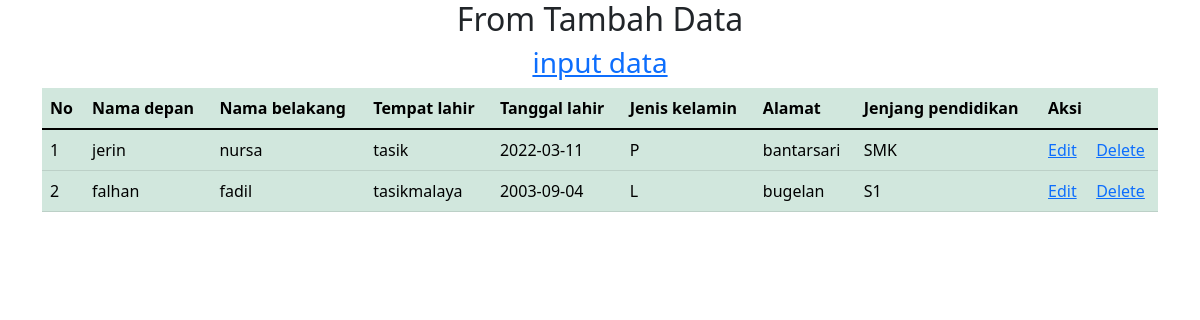
/index.php/favorit/tampil_data, run on the app's committed database.
### tables this page shows
CREATE TABLE `tbl_profile` (
  `id` int(11) NOT NULL,
  `nama_depan` varchar(100) NOT NULL,
  `nama_belakang` varchar(100) NOT NULL,
  `tempat_lahir` varchar(100) NOT NULL,
  `tanggal_lahir` date NOT NULL,
  `jenis_kelamin` varchar(5) NOT NULL,
  `alamat` text NOT NULL,
  `jenjang_pendidikan` varchar(50) NOT NULL
);

### application/controllers/Favorit.php (called while the page is built, shortened)
<?php
    class Favorit extends CI_Controller{
        function tampil_data(){
        $this->load->model('M_favorit');
        $data['favorit']=$this->M_favorit->tampil_data()->result();
        $this->load->view('v_tampil_data_favorit',$data);
        }
    }
?>

### index.php (called while the page is built, shortened)
<?php
require_once BASEPATH.'core/CodeIgniter.php';

### application/models/M_favorit.php (called while the page is built, shortened)
<?php
    class M_favorit extends CI_model{
        function tampil_data(){
          return $this->db->get('tbl_profile');
        }
    }
?>

### application/views/v_tampil_data_favorit.php (the view, shortened to what this page needs)
<!DOCTYPE html>
<html lang="en">
<head>
</head>
<body>
<link href="https://cdn.jsdelivr.net/npm/bootstrap@5.1.3/dist/css/bootstrap.min.css" rel="stylesheet"
integrity="sha384-1BmE4kWBq78iYhFldvKuhfTAU6auU8tT94WrHftjDbrCEXSU1oBoqyl2QvZ6jIW3">
    <h2 align='center'>From Tambah Data</h2>
    <h3 align='center'><a href="<?= base_url('favorit/tambah_data')?>">input data</a></h3>
        <div class="container">
        <div class="row">
        <div class="col">
    <table class="table table-success table-hover">
        <thead>
        <tr>
            <th>No</th>
            <th>Nama depan</th>
            <th>Nama belakang</th>
            <th>Tempat lahir</th>
            <th>Tanggal lahir</th>
            <th>Jenis kelamin</th>
            <th>Alamat</th>
            <th>Jenjang pendidikan</th>
            <th colspan='2'>Aksi</th>
        </tr>
        </thead>
        <tbody>
            <?php $no = 1; foreach($favorit as $f) { ?>
            <tr>
                <td><?= $no?></td>
                <td><?= $f->nama_depan?></td>
                <td><?= $f->nama_belakang?></td>
                <td><?= $f->tempat_lahir?></td>
                <td><?= $f->tanggal_lahir?></td>
                <td><?= $f->jenis_kelamin?></td>
                <td><?= $f->alamat?></td>
                <td><?= $f->jenjang_pendidikan?></td>
                <td><a href="<?= base_url('Favorit/update_data/'.$f->id)?>">Edit</a></td>
                <td><a href="<?= base_url('Favorit/hapus_data/'.$f->id)?>">Delete</a></td>
            </tr>
            <?php $no++;
        }?>
        </tbody>
    </table>
    </div>
  </div>
</div>
</body>
</html>

### data on the page
tbl_profile: nama_depan "jerin", nama_belakang "nursa", tempat_lahir "tasik", tanggal_lahir "2022-03-11", jenis_kelamin "P", alamat "bantarsari", jenjang_pendidikan "SMK"
tbl_profile: nama_depan "falhan", nama_belakang "fadil", tempat_lahir "tasikmalaya", tanggal_lahir "2003-09-04", jenis_kelamin "L", alamat "bugelan", jenjang_pendidikan "S1"
